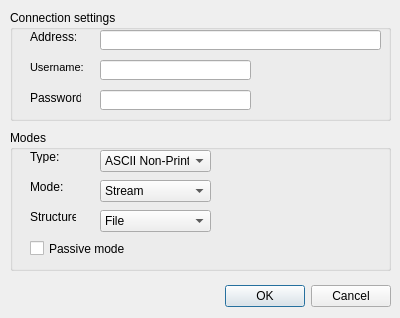
<?xml version="1.0" encoding="UTF-8"?>
<ui version="4.0">
 <class>ConnectionSettings</class>
 <widget class="QDialog" name="ConnectionSettings">
  <property name="windowModality">
   <enum>Qt::ApplicationModal</enum>
  </property>
  <property name="geometry">
   <rect>
    <x>0</x>
    <y>0</y>
    <width>400</width>
    <height>318</height>
   </rect>
  </property>
  <property name="windowTitle">
   <string>ConnectionSettings</string>
  </property>
  <property name="modal">
   <bool>true</bool>
  </property>
  <widget class="QDialogButtonBox" name="buttonBox">
   <property name="geometry">
    <rect>
     <x>50</x>
     <y>280</y>
     <width>341</width>
     <height>32</height>
    </rect>
   </property>
   <property name="orientation">
    <enum>Qt::Horizontal</enum>
   </property>
   <property name="standardButtons">
    <set>QDialogButtonBox::Cancel|QDialogButtonBox::Ok</set>
   </property>
  </widget>
  <widget class="QGroupBox" name="connection">
   <property name="geometry">
    <rect>
     <x>10</x>
     <y>10</y>
     <width>381</width>
     <height>111</height>
    </rect>
   </property>
   <property name="title">
    <string>Connection settings</string>
   </property>
   <widget class="QLineEdit" name="address">
    <property name="geometry">
     <rect>
      <x>90</x>
      <y>20</y>
      <width>281</width>
      <height>20</height>
     </rect>
    </property>
    <property name="text">
     <string/>
    </property>
   </widget>
   <widget class="QLabel" name="labelAddress">
    <property name="geometry">
     <rect>
      <x>20</x>
      <y>20</y>
      <width>46</width>
      <height>13</height>
     </rect>
    </property>
    <property name="text">
     <string>Address:</string>
    </property>
   </widget>
   <widget class="QLabel" name="labelUsername">
    <property name="geometry">
     <rect>
      <x>20</x>
      <y>50</y>
      <width>61</width>
      <height>16</height>
     </rect>
    </property>
    <property name="text">
     <string>&lt;!DOCTYPE HTML PUBLIC &quot;-//W3C//DTD HTML 4.0//EN&quot; &quot;http://www.w3.org/TR/REC-html40/strict.dtd&quot;&gt;
&lt;html&gt;&lt;head&gt;&lt;meta name=&quot;qrichtext&quot; content=&quot;1&quot; /&gt;&lt;style type=&quot;text/css&quot;&gt;
p, li { white-space: pre-wrap; }
&lt;/style&gt;&lt;/head&gt;&lt;body style=&quot; font-family:'MS Shell Dlg 2'; font-size:8.25pt; font-weight:400; font-style:normal;&quot;&gt;
&lt;p style=&quot; margin-top:0px; margin-bottom:0px; margin-left:0px; margin-right:0px; -qt-block-indent:0; text-indent:0px;&quot;&gt;&lt;span style=&quot; font-size:8pt;&quot;&gt;Username:&lt;/span&gt;&lt;/p&gt;&lt;/body&gt;&lt;/html&gt;</string>
    </property>
   </widget>
   <widget class="QLineEdit" name="username">
    <property name="geometry">
     <rect>
      <x>90</x>
      <y>50</y>
      <width>151</width>
      <height>20</height>
     </rect>
    </property>
   </widget>
   <widget class="QLabel" name="labelPassword">
    <property name="geometry">
     <rect>
      <x>20</x>
      <y>80</y>
      <width>51</width>
      <height>16</height>
     </rect>
    </property>
    <property name="text">
     <string>Password:</string>
    </property>
   </widget>
   <widget class="QLineEdit" name="password">
    <property name="geometry">
     <rect>
      <x>90</x>
      <y>80</y>
      <width>151</width>
      <height>20</height>
     </rect>
    </property>
   </widget>
  </widget>
  <widget class="QGroupBox" name="modes">
   <property name="geometry">
    <rect>
     <x>10</x>
     <y>130</y>
     <width>381</width>
     <height>141</height>
    </rect>
   </property>
   <property name="title">
    <string>Modes</string>
   </property>
   <widget class="QLabel" name="labelType">
    <property name="geometry">
     <rect>
      <x>20</x>
      <y>20</y>
      <width>46</width>
      <height>13</height>
     </rect>
    </property>
    <property name="text">
     <string>Type:</string>
    </property>
   </widget>
   <widget class="QComboBox" name="type">
    <property name="geometry">
     <rect>
      <x>90</x>
      <y>20</y>
      <width>111</width>
      <height>22</height>
     </rect>
    </property>
    <item>
     <property name="text">
      <string>ASCII Non-Print</string>
     </property>
    </item>
    <item>
     <property name="text">
      <string>Image</string>
     </property>
    </item>
   </widget>
   <widget class="QLabel" name="labelMode">
    <property name="geometry">
     <rect>
      <x>20</x>
      <y>50</y>
      <width>46</width>
      <height>13</height>
     </rect>
    </property>
    <property name="text">
     <string>Mode:</string>
    </property>
   </widget>
   <widget class="QComboBox" name="mode">
    <property name="geometry">
     <rect>
      <x>90</x>
      <y>50</y>
      <width>111</width>
      <height>22</height>
     </rect>
    </property>
    <item>
     <property name="text">
      <string>Stream</string>
     </property>
    </item>
   </widget>
   <widget class="QLabel" name="labelStructure">
    <property name="geometry">
     <rect>
      <x>20</x>
      <y>80</y>
      <width>46</width>
      <height>13</height>
     </rect>
    </property>
    <property name="text">
     <string>Structure:</string>
    </property>
   </widget>
   <widget class="QComboBox" name="structure">
    <property name="geometry">
     <rect>
      <x>90</x>
      <y>80</y>
      <width>111</width>
      <height>22</height>
     </rect>
    </property>
    <item>
     <property name="text">
      <string>File</string>
     </property>
    </item>
    <item>
     <property name="text">
      <string>Record</string>
     </property>
    </item>
   </widget>
   <widget class="QCheckBox" name="passive">
    <property name="geometry">
     <rect>
      <x>20</x>
      <y>110</y>
      <width>111</width>
      <height>17</height>
     </rect>
    </property>
    <property name="text">
     <string>Passive mode</string>
    </property>
    <property name="checked">
     <bool>false</bool>
    </property>
    <property name="tristate">
     <bool>false</bool>
    </property>
   </widget>
  </widget>
 </widget>
 <resources/>
 <connections>
  <connection>
   <sender>buttonBox</sender>
   <signal>accepted()</signal>
   <receiver>ConnectionSettings</receiver>
   <slot>accept()</slot>
   <hints>
    <hint type="sourcelabel">
     <x>248</x>
     <y>254</y>
    </hint>
    <hint type="destinationlabel">
     <x>157</x>
     <y>274</y>
    </hint>
   </hints>
  </connection>
  <connection>
   <sender>buttonBox</sender>
   <signal>rejected()</signal>
   <receiver>ConnectionSettings</receiver>
   <slot>reject()</slot>
   <hints>
    <hint type="sourcelabel">
     <x>316</x>
     <y>260</y>
    </hint>
    <hint type="destinationlabel">
     <x>286</x>
     <y>274</y>
    </hint>
   </hints>
  </connection>
 </connections>
</ui>
